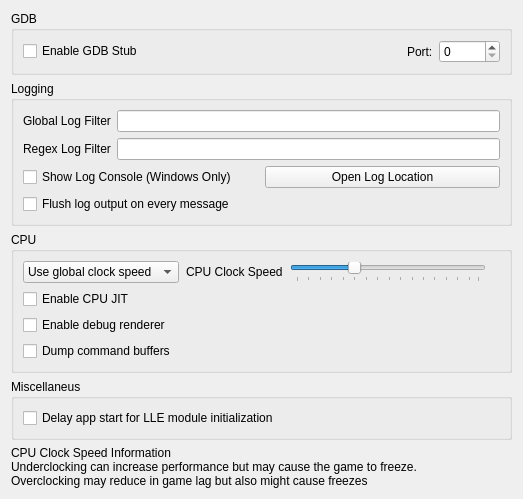
<?xml version="1.0" encoding="UTF-8"?>
<ui version="4.0">
 <class>ConfigureDebug</class>
 <widget class="QWidget" name="ConfigureDebug">
  <property name="geometry">
   <rect>
    <x>0</x>
    <y>0</y>
    <width>523</width>
    <height>458</height>
   </rect>
  </property>
  <property name="windowTitle">
   <string>Form</string>
  </property>
  <layout class="QVBoxLayout" name="verticalLayout_1">
   <item>
    <layout class="QVBoxLayout" name="verticalLayout_2">
     <item>
      <widget class="QGroupBox" name="groupBox">
       <property name="title">
        <string>GDB</string>
       </property>
       <layout class="QVBoxLayout" name="verticalLayout_3">
        <item>
         <layout class="QHBoxLayout" name="horizontalLayout_1">
          <item>
           <widget class="QCheckBox" name="toggle_gdbstub">
            <property name="text">
             <string>Enable GDB Stub</string>
            </property>
           </widget>
          </item>
          <item>
           <spacer name="horizontalSpacer">
            <property name="orientation">
             <enum>Qt::Horizontal</enum>
            </property>
            <property name="sizeHint" stdset="0">
             <size>
              <width>40</width>
              <height>20</height>
             </size>
            </property>
           </spacer>
          </item>
          <item>
           <widget class="QLabel" name="label_2">
            <property name="text">
             <string>Port:</string>
            </property>
           </widget>
          </item>
          <item>
           <widget class="QSpinBox" name="gdbport_spinbox">
            <property name="maximum">
             <number>65536</number>
            </property>
           </widget>
          </item>
         </layout>
        </item>
       </layout>
      </widget>
     </item>
    </layout>
   </item>
   <item>
    <widget class="QGroupBox" name="groupBox_2">
     <property name="title">
      <string>Logging</string>
     </property>
     <layout class="QVBoxLayout" name="verticalLayout">
      <item>
       <layout class="QHBoxLayout" name="horizontalLayout">
        <item>
         <widget class="QLabel" name="label">
          <property name="text">
           <string>Global Log Filter</string>
          </property>
         </widget>
        </item>
        <item>
         <widget class="QLineEdit" name="log_filter_edit"/>
        </item>
       </layout>
      </item>
      <item>
       <layout class="QHBoxLayout" name="horizontalLayout1">
        <item>
         <widget class="QLabel" name="label_3">
          <property name="text">
           <string>Regex Log Filter</string>
          </property>
         </widget>
        </item>
        <item>
         <widget class="QLineEdit" name="log_regex_filter_edit"/>
        </item>
       </layout>
      </item>
      <item>
       <layout class="QHBoxLayout" name="horizontalLayout2">
        <item>
         <widget class="QCheckBox" name="toggle_console">
          <property name="text">
           <string>Show Log Console (Windows Only)</string>
          </property>
         </widget>
        </item>
        <item>
         <widget class="QPushButton" name="open_log_button">
          <property name="text">
           <string>Open Log Location</string>
          </property>
         </widget>
        </item>
       </layout>
      </item>
      <item>
        <widget class="QCheckBox" name="instant_debug_log">
          <property name="text">
            <string>Flush log output on every message</string>
          </property>
          <property name="toolTip">
            <string>&lt;html&gt;&lt;body&gt;Immediately commits the debug log to file. Use this if mandarin crashes and the log output is being cut.&lt;br&gt;Enabling this feature will decrease performance, only use it for debugging purposes.&lt;/body&gt;&lt;/html&gt;</string>
          </property>
        </widget>
      </item>
     </layout>
    </widget>
   </item>
   <item>
    <widget class="QGroupBox" name="groupBox_4">
     <property name="title">
      <string>CPU</string>
     </property>
     <layout class="QGridLayout" name="clock_speed_GLayout">
      <item row="1" column="0">
       <widget class="QWidget" name="clock_speed_widget" native="true">
        <layout class="QHBoxLayout" name="clock_speed_layout">
         <property name="spacing">
          <number>7</number>
         </property>
         <property name="leftMargin">
          <number>0</number>
         </property>
         <property name="topMargin">
          <number>0</number>
         </property>
         <property name="rightMargin">
          <number>0</number>
         </property>
         <property name="bottomMargin">
          <number>0</number>
         </property>
         <item>
          <widget class="QComboBox" name="clock_speed_combo">
           <item>
            <property name="text">
             <string>Use global clock speed</string>
            </property>
           </item>
           <item>
            <property name="text">
             <string>Set clock speed:</string>
            </property>
           </item>
          </widget>
         </item>
         <item>
          <widget class="QLabel" name="clock_speed_label">
           <property name="text">
            <string>CPU Clock Speed</string>
           </property>
          </widget>
         </item>
         <item>
          <widget class="QSlider" name="slider_clock_speed">
           <property name="toolTip">
            <string>&lt;html&gt;&lt;body&gt;Changes the emulated CPU clock frequency.&lt;br&gt;Underclocking can increase performance but may cause the game to freeze.&lt;br&gt;Overclocking may reduce in game lag but also might cause freezes&lt;/body&gt;&lt;/html&gt;</string>
           </property>
           <property name="minimum">
            <number>0</number>
           </property>
           <property name="maximum">
            <number>79</number>
           </property>
           <property name="singleStep">
            <number>5</number>
           </property>
           <property name="pageStep">
            <number>15</number>
           </property>
           <property name="value">
            <number>25</number>
           </property>
           <property name="orientation">
            <enum>Qt::Horizontal</enum>
           </property>
           <property name="tickPosition">
            <enum>QSlider::TicksBelow</enum>
           </property>
          </widget>
         </item>
         <item>
          <widget class="QLabel" name="clock_display_label">
           <property name="text">
            <string/>
           </property>
           <property name="alignment">
            <set>Qt::AlignRight|Qt::AlignTrailing|Qt::AlignVCenter</set>
           </property>
          </widget>
         </item>
        </layout>
       </widget>
      </item>
      <item row="2" column="0">
       <widget class="QCheckBox" name="toggle_cpu_jit">
        <property name="toolTip">
         <string>&lt;html&gt;&lt;head/&gt;&lt;body&gt;&lt;p&gt;Enables the use of the ARM JIT compiler for emulating the 3DS CPUs. Don't disable unless for debugging purposes&lt;/p&gt;&lt;/body&gt;&lt;/html&gt;</string>
        </property>
        <property name="text">
         <string>Enable CPU JIT</string>
        </property>
       </widget>
      </item>
      <item row="3" column="0">
       <widget class="QCheckBox" name="toggle_renderer_debug">
        <property name="text">
         <string>Enable debug renderer</string>
        </property>
       </widget>
      </item>
      <item row="4" column="0">
       <widget class="QCheckBox" name="toggle_dump_command_buffers">
        <property name="text">
         <string>Dump command buffers</string>
        </property>
       </widget>
      </item>
     </layout>
    </widget>
   </item>
    <item>
      <widget class="QGroupBox" name="groupBox_5">
        <property name="title">
          <string>Miscellaneus</string>
        </property>
        <layout class="QGridLayout" name="gridLayout_2">
          <item row="1" column="0">
            <widget class="QCheckBox" name="delay_start_for_lle_modules">
              <property name="toolTip">
                <string>&lt;html&gt;&lt;head/&gt;&lt;body&gt;&lt;p&gt;Introduces a delay to the first ever launched app thread if LLE modules are enabled, to allow them to initialize.&lt;/p&gt;&lt;/body&gt;&lt;/html&gt;</string>
              </property>
              <property name="text">
                <string>Delay app start for LLE module initialization</string>
              </property>
            </widget>
          </item>
        </layout>
      </widget>
    </item>
   <item>
    <widget class="QLabel" name="label_cpu_clock_info">
     <property name="text">
      <string>&lt;html&gt;&lt;head/&gt;&lt;body&gt;&lt;p&gt;CPU Clock Speed Information&lt;br/&gt;Underclocking can increase performance but may cause the game to freeze.&lt;br/&gt;Overclocking may reduce in game lag but also might cause freezes&lt;/p&gt;&lt;/body&gt;&lt;/html&gt;</string>
     </property>
     <property name="textFormat">
      <enum>Qt::RichText</enum>
     </property>
    </widget>
   </item>
   <item>
    <spacer name="verticalSpacer">
     <property name="orientation">
      <enum>Qt::Vertical</enum>
     </property>
     <property name="sizeHint" stdset="0">
      <size>
       <width>20</width>
       <height>40</height>
      </size>
     </property>
    </spacer>
   </item>
  </layout>
 </widget>
 <tabstops>
  <tabstop>toggle_gdbstub</tabstop>
  <tabstop>gdbport_spinbox</tabstop>
  <tabstop>log_filter_edit</tabstop>
  <tabstop>toggle_console</tabstop>
  <tabstop>open_log_button</tabstop>
 </tabstops>
 <resources/>
 <connections>
  <connection>
   <sender>toggle_gdbstub</sender>
   <signal>toggled(bool)</signal>
   <receiver>gdbport_spinbox</receiver>
   <slot>setEnabled(bool)</slot>
   <hints>
    <hint type="sourcelabel">
     <x>84</x>
     <y>157</y>
    </hint>
    <hint type="destinationlabel">
     <x>342</x>
     <y>158</y>
    </hint>
   </hints>
  </connection>
 </connections>
</ui>
